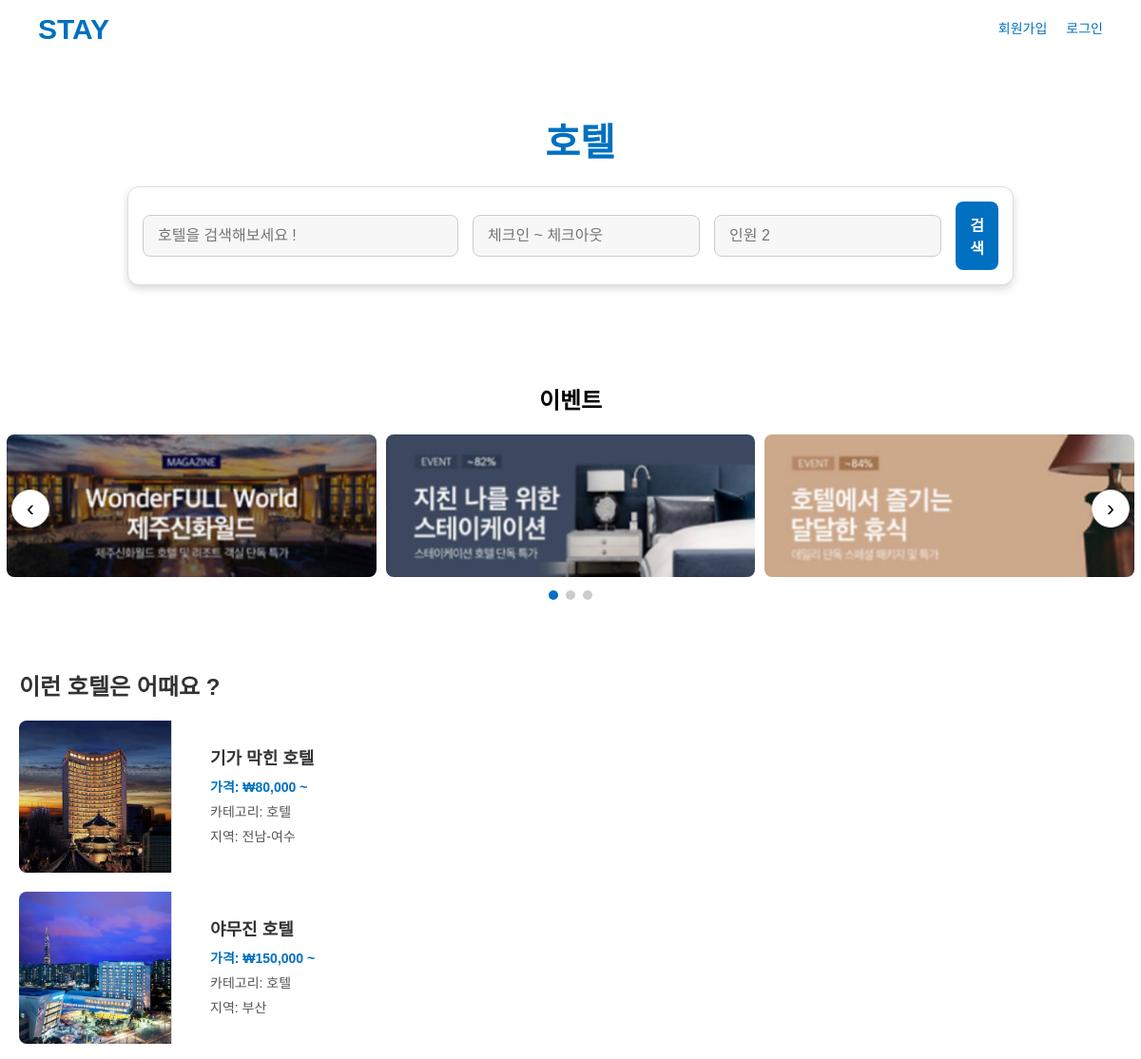
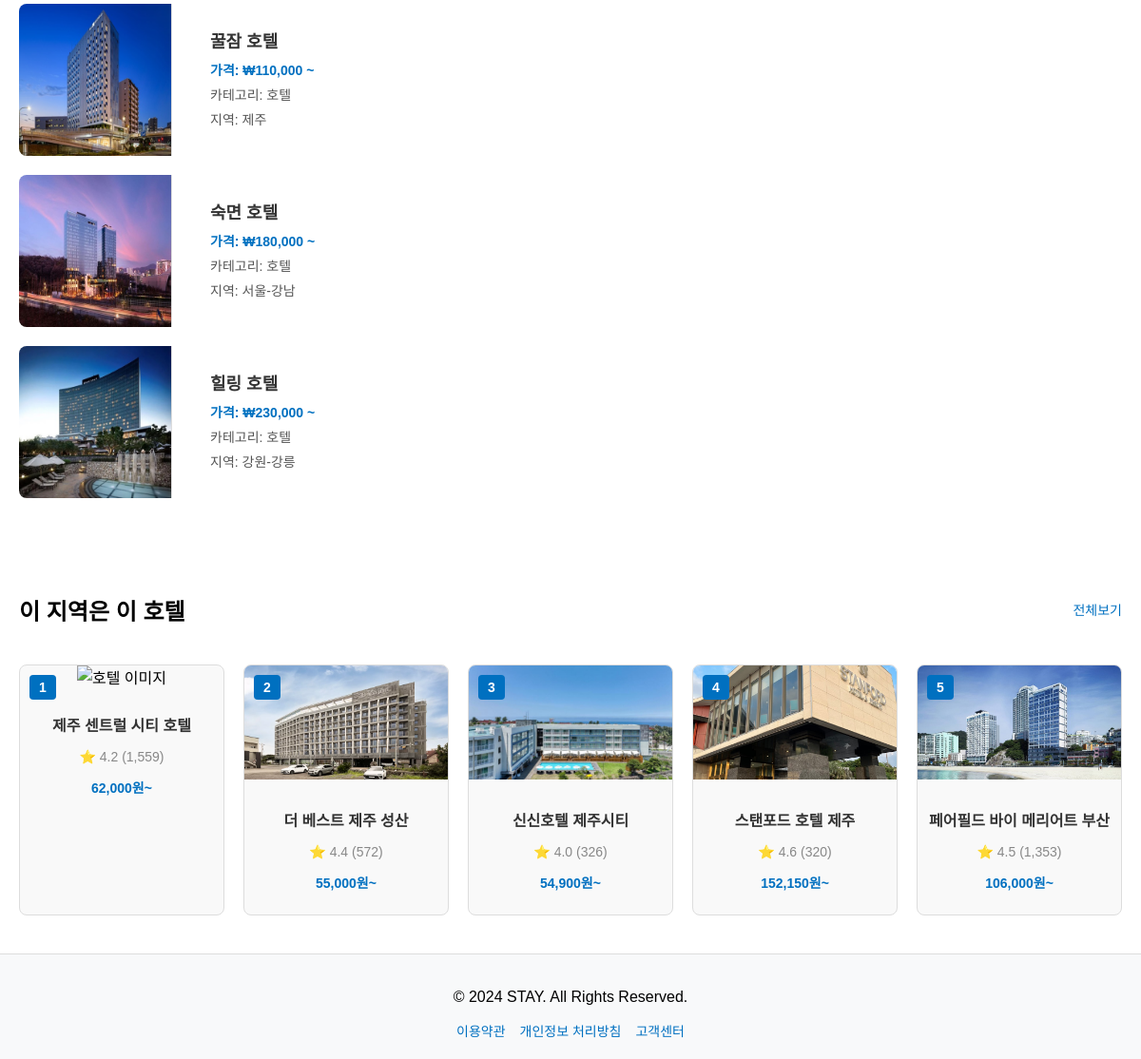
The app's page /hotel.php with its own data (2 pictures, top to bottom).
### tables this page shows
CREATE TABLE `rooms` (
  `room_code` varchar(50) NOT NULL,
  `room_name` varchar(100) NOT NULL,
  `room_price` decimal(10,2) NOT NULL,
  `content_img` varchar(255) NOT NULL,
  `content_img1` varchar(255) DEFAULT NULL,
  `content_img2` varchar(255) DEFAULT NULL,
  `content_img3` varchar(255) DEFAULT NULL,
  `content_img4` varchar(255) DEFAULT NULL,
  `category_large` varchar(50) NOT NULL,
  `category_small` varchar(50) DEFAULT NULL,
  `created_at` datetime DEFAULT current_timestamp(),
  `room_location` varchar(255) NOT NULL
);

### hotel.php (the view, shortened to what this page needs)
<?php
$host = 'localhost';
$dbname = 'stay';
$username = 'root';
$password = "";
$conn = new mysqli($host, $username, $password, $dbname);
$minPrice = $_GET['min_price'] ?? 0;
$maxPrice = $_GET['max_price'] ?? 500000;
$categoryLarge = $_GET['category_large'] ?? '호텔';
$sql = "SELECT * FROM rooms WHERE room_price BETWEEN ? AND ?";
$params = [$minPrice, $maxPrice];
$types = "ii";
if (!empty($categoryLarge)) {
    $sql .= " AND category_large = ?";
    $params[] = $categoryLarge;
    $types .= "s";
}
$stmt = $conn->prepare($sql);
$stmt->bind_param($types, ...$params);
$stmt->execute();
$result = $stmt->get_result();
?>
<!DOCTYPE html>
<html lang="en">
<head>
    <link rel="stylesheet" href="css/buttonstyle.css">
</head>
<body>
    <header>
        <div class="header-wrapper">
            <a href="index.php" class="logo1">STAY</a>
            <div class="util-menu">
                <?php if (isset($_SESSION['id'])): ?>
                    <a href="logout.php">로그아웃</a>
                    <a href="my-page_member_pwd.php">마이페이지</a>
                <?php else: ?>
                    <a href="sign_up.php">회원가입</a>
                    <a href="login.php">로그인</a>
                <?php endif; ?>
            </div>
        </div>
    </header>
    <section class="search-section">
        <div class="search-wrapper">
            <a href="#" class="logo">호텔</a>
            <form class="search-form" action="search.php" method="GET">
                <div class="input-group">
                    <input type="text" placeholder="호텔을 검색해보세요 !" class="wide-input">
                </div>
                <div class="input-group">
                    <div class="date-picker">
                        <input type="text" id="date-input" placeholder="체크인 ~ 체크아웃" readonly />
                    </div>
                    <input type="text" placeholder="인원 2">
                </div>
                <button type="submit">검색</button>
            </form>
        </div>
    </section>
    <section class="carousel-section">
        <h2>이벤트</h2>
        <div class="carousel-container">
            <div class="carousel">
                <div class="carousel-item">
                    <img src="img/event/1.png" alt="이벤트 1">
                </div>
                <div class="carousel-item">
                    <img src="img/event/2.png" alt="이벤트 2">
                </div>
                <div class="carousel-item">
                    <img src="img/event/3.png" alt="이벤트 3">
                </div>
            </div>
            <button class="carousel-prev">‹</button>
            <button class="carousel-next">›</button>
            <div class="carousel-indicators">
                <span data-index="0" class="active"></span>
                <span data-index="1"></span>
                <span data-index="2"></span>
            </div>
        </div>
    </section>
    <section>
        <div class="results">
            <h1>이런 호텔은 어때요 ?</h1>
            <div class="result-list">
                <?php if ($result->num_rows > 0): ?>
                    <?php while ($row = $result->fetch_assoc()): ?>
                        <a href="contents_detail.php?content_code=<?= urlencode($row['room_code']) ?>" class="result-item-link">
                            <div class="result-item">
                                <img src="<?= htmlspecialchars($row['content_img']) ?>" alt="숙소 이미지" class="result-item-img">
                                <div class="info">
                                    <h3><?= htmlspecialchars($row['room_name']) ?></h3>
                                    <p>가격: ₩<?= number_format($row['room_price']) ?> ~</p>
                                    <p>카테고리: <?= htmlspecialchars($row['category_large']) ?></p>
                                    <p>지역: <?= htmlspecialchars($row['room_location']) ?></p>
                                </div>
                            </div>
                        </a>
                    <?php endwhile; ?>
                <?php else: ?>
                    <p>검색 결과가 없습니다.</p>
                <?php endif; ?>
            </div>
        </div>
    </section>
    <section class="recommend-hotels">
        <div class="section-header">
            <h2>이 지역은 이 호텔</h2>
            <a href="#" class="view-all">전체보기</a>
        </div>
        <div class="hotel-list">
            <div class="hotel-item">
                <div class="rank">1</div>
                <img src="img/index/index1.jpg" alt="호텔 이미지">
                <div class="hotel-info">
                    <h3>제주 센트럴 시티 호텔</h3>
                    <p class="rating">⭐ 4.2 (1,559)</p>
                    <p class="price">62,000원~</p>
                </div>
            </div>
            <div class="hotel-item">
                <div class="rank">2</div>
                <img src="img/index/index2.jpg" alt="호텔 이미지">
                <div class="hotel-info">
                    <h3>더 베스트 제주 성산</h3>
                    <p class="rating">⭐ 4.4 (572)</p>
                    <p class="price">55,000원~</p>
                </div>
            </div>
            <div class="hotel-item">
                <div class="rank">3</div>
                <img src="img/index/index3.jpg" alt="호텔 이미지">
                <div class="hotel-info">
                    <h3>신신호텔 제주시티</h3>
                    <p class="rating">⭐ 4.0 (326)</p>
                    <p class="price">54,900원~</p>
                </div>
            </div>
            <div class="hotel-item">
                <div class="rank">4</div>
                <img src="img/index/index4.jpg" alt="호텔 이미지">
                <div class="hotel-info">
                    <h3>스탠포드 호텔 제주</h3>
                    <p class="rating">⭐ 4.6 (320)</p>
                    <p class="price">152,150원~</p>
                </div>
            </div>
            <div class="hotel-item">
                <div class="rank">5</div>
                <img src="img/index/index5.jpg" alt="호텔 이미지">
                <div class="hotel-info">
                    <h3>페어필드 바이 메리어트 부산</h3>
                    <p class="rating">⭐ 4.5 (1,353)</p>
                    <p class="price">106,000원~</p>
                </div>
            </div>
        </div>
    </section>
    <footer>
        <div class="footer-wrapper">
            <p>&copy; 2024 STAY. All Rights Reserved.</p>
            <nav class="footer-nav">
                <a href="#">이용약관</a>
                <a href="#">개인정보 처리방침</a>
                <a href="#">고객센터</a>
            </nav>
        </div>
    </footer>
</body>
</html>

### records on screen
rooms: content_img (picture), room_name "기가 막힌 호텔", room_price "80,000", category_large "호텔", room_location "전남-여수"
rooms: content_img (picture), room_name "야무진 호텔", room_price "150,000", category_large "호텔", room_location "부산"
rooms: content_img (picture), room_name "꿀잠 호텔", room_price "110,000", category_large "호텔", room_location "제주"
rooms: content_img (picture), room_name "숙면 호텔", room_price "180,000", category_large "호텔", room_location "서울-강남"
rooms: content_img (picture), room_name "힐링 호텔", room_price "230,000", category_large "호텔", room_location "강원-강릉"
